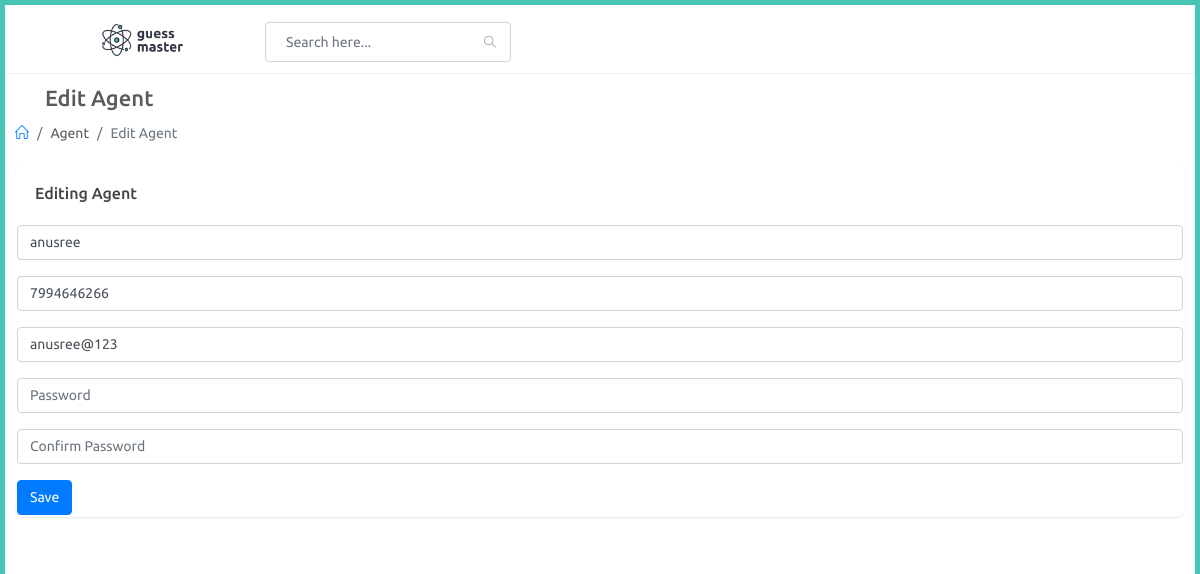
The page /adminapp/edit-agent/1 on the database its author committed.
### website/models.py (models this page shows, shortened)
class Agent(models.Model):
    user = models.OneToOneField(User,on_delete=models.CASCADE,related_name="agent")
    agent_name = models.CharField(max_length=100)
    phone_number = models.CharField(max_length=100)

class User(AbstractUser):
    is_agent = models.BooleanField("is agent", default=False)
    is_dealer = models.BooleanField("is dealer", default=False)

### adminapp/views.py (the view)
# urls.py: path('edit-agent/<int:id>',views.edit_agent,name="edit_agent"),
def edit_agent(request,id):
    agent = get_object_or_404(Agent, id=id)
    user = agent.user
    if request.method == "POST":
        agent_form = AgentRegistration(request.POST, instance=agent)
        login_form = UserUpdateForm(request.POST, instance=user)
        if agent_form.is_valid() and login_form.is_valid():
            agent_form.save()
            messages.info(request, "Agent Updated Successfully")
            return redirect("adminapp:view_agent")
    else:
        agent_form = AgentRegistration(instance=agent)
        login_form = UserUpdateForm(instance=user)
    return render(request, 'adminapp/edit_agent.html', {'agent': agent,'agent_form': agent_form,'login_form':login_form})

### website/forms.py
class AgentRegistration(forms.ModelForm):
    phone_number = forms.CharField(
        validators=[phone_number_validation],
        widget=TextInput(attrs={"class": "form-control", "name": "phone_number", "placeholder": "Phone", "required": "required", "autocomplete": "off"}),
    )
    class Meta:
        model = Agent
        fields = ("agent_name", "phone_number")
        widgets = {
            "agent_name": TextInput(attrs={"class": "form-control", "name": "agent_name", "placeholder": "Name", "required": "required", "autocomplete": "off"}),
        }

class UserUpdateForm(forms.ModelForm):
    username = forms.CharField(
        widget=forms.TextInput(attrs={"class": "form-control", "name": "username", "placeholder": "Username", "required": "required", "autocomplete": "off"}),
    )
    password1 = forms.CharField(
        label="Password",
        widget=forms.TextInput(attrs={"class": "form-control", "name": "password1", "type": "password", "placeholder": "Password", "required": "required", "autocomplete": "off"}),
    )
    password2 = forms.CharField(
        label="Confirm Password",
        widget=forms.TextInput(attrs={"class": "form-control", "name": "password2", "type": "password", "placeholder": "Confirm Password", "required": "required", "autocomplete": "off"}),
    )
    class Meta:
        model = User
        fields = ('username', 'password1', 'password2')

### templates/adminapp/edit_agent.html (shortened to what this page needs)
{% extends 'adminapp/partials/base.html' %}
{% load static %}
{% block content %}
<div id="main-content">
    <div class="container-fluid">
        <div class="block-header">
            <div class="row">
                <div class="col-lg-5 col-md-8 col-sm-12">
                    <h2><a href="javascript:void(0);" class="btn btn-xs btn-link btn-toggle-fullwidth"><i class="fa fa-arrow-left"></i></a> Edit Agent</h2>
                    <ul class="breadcrumb">
                        <li class="breadcrumb-item"><a href="{% url 'adminapp:index' %}"><i class="icon-home"></i></a></li>
                        <li class="breadcrumb-item">Agent</li>
                        <li class="breadcrumb-item active">Edit Agent</li>
                    </ul>
                </div>
            </div>
        </div>
        <div class="row clearfix">
            <div class="col-lg-12 col-md-12 col-sm-12">
                <div class="card">
                    <div class="header">
                        <h2>Editing Agent</h2>
                    </div>
                    <div class="body">
                        <form action="#" method="POST">
                            <fieldset>
                                <div class="form-group form-float">
                                    {{agent_form.agent_name}}
                                </div>
                                <div class="form-group form-float">
                                    {{agent_form.phone_number}}
                                </div>
                                <div class="form-group form-float">
                                    {{login_form.username}}
                                </div>
                                <div class="form-group form-float">
                                    {{login_form.password1}}
                                </div>
                                <div class="form-group form-float">
                                    {{login_form.password2}}
                                </div>
                            </fieldset>
                            <button type="submit" class="btn btn-primary">Save</button>
                        </form>
                    </div>
                </div>
            </div>
        </div>
    </div>
</div>
{% endblock %}

### static/css/color_skins.css (style rules this page uses)
.theme-cyan:before,.theme-cyan:after { background:#49c5b6 }

### rows shown on the page
Agent: agent_name "anusree", phone_number "7994646266"
User: username "anusree@123"
